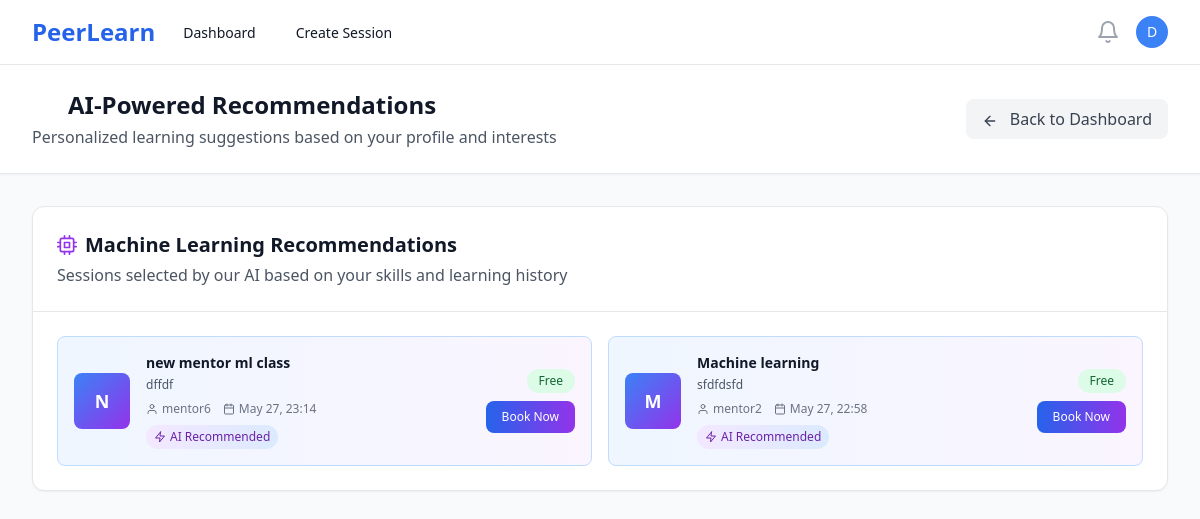
The page /recommendations/ (signed in) on the database its author committed.
### users/models.py (models this page shows, shortened)
class User(AbstractUser):
    ROLE_CHOICES = [
        ('mentor', 'Mentor'),
        ('learner', 'Learner'),
    ]
    id = models.UUIDField(primary_key=True, default=uuid.uuid4, editable=False)
    role = models.CharField(max_length=10, choices=ROLE_CHOICES, default='learner')
    bio = models.TextField(blank=True, null=True)
    skills = models.CharField(max_length=500, blank=True, help_text="Comma-separated skills for recommendation matching")
    interests = models.CharField(max_length=500, blank=True, help_text="Learning interests for AI recommendations")
    domain = models.CharField(max_length=100, blank=True, help_text="Learning domain/field")
    expertise = models.CharField(max_length=100, blank=True, help_text="Primary domain/area of expertise")
    career_goals = models.TextField(blank=True, help_text="Career aspirations for AI guidance")
    profile_image = models.ImageField(upload_to='profiles/', blank=True, null=True)
    password_reset_token = models.CharField(max_length=100, blank=True, null=True)
    password_reset_expires = models.DateTimeField(blank=True, null=True)
    created_at = models.DateTimeField(auto_now_add=True)
    updated_at = models.DateTimeField(auto_now=True)
    @property
    def is_mentor(self):
        return self.role == 'mentor'

### sessions/models.py (models this page shows, shortened)
class Session(models.Model):
    STATUS_CHOICES = [
        ('draft', 'Draft'),
        ('scheduled', 'Scheduled'),
        ('live', 'Live'),
        ('completed', 'Completed'),
        ('cancelled', 'Cancelled'),
    ]
    CATEGORY_CHOICES = [
        ('programming', 'Programming & Development'),
        ('data-science', 'Data Science & Analytics'),
        ('web-development', 'Web Development'),
        ('mobile-development', 'Mobile Development'),
        ('ai-ml', 'AI & Machine Learning'),
        ('design', 'UI/UX Design'),
        ('business', 'Business & Marketing'),
        ('language', 'Language Learning'),
        ('music', 'Music & Arts'),
        ('fitness', 'Health & Fitness'),
        ('other', 'Other'),
    ]
    id = models.UUIDField(primary_key=True, default=uuid.uuid4, editable=False)
    mentor = models.ForeignKey(User, on_delete=models.CASCADE, related_name='mentor_sessions')
    title = models.CharField(max_length=200)
    description = models.TextField()
    thumbnail = models.ImageField(upload_to='session_thumbnails/', blank=True, null=True, help_text="Session cover image")
    category = models.CharField(max_length=50, choices=CATEGORY_CHOICES, blank=True, help_text="Session category for recommendations")
    skills = models.TextField(blank=True, help_text="Comma-separated skills for ML matching")
    price = models.DecimalField(max_digits=8, decimal_places=2, null=True, blank=True, help_text="Price in INR, null for free sessions")
    schedule = models.DateTimeField()
    duration = models.IntegerField(help_text="Duration in minutes")
    max_participants = models.IntegerField(default=10)
    status = models.CharField(max_length=20, choices=STATUS_CHOICES, default='draft')
    created_at = models.DateTimeField(auto_now_add=True)
    updated_at = models.DateTimeField(auto_now=True)
    class Meta:
        ordering = ['-schedule']

### recommendations/views.py (the view)
# urls.py: path('', views.recommendations_page, name='recommendations_page'),
@login_required
def recommendations_page(request):
    try:
        recommended_sessions = get_recommendations_for_user(request.user)
        recommended_mentors = get_mentor_recommendations_for_user(request.user)
    except Exception as e:
        recommended_sessions = Session.objects.filter(
            status='scheduled',
            schedule__gte=timezone.now()
        ).exclude(
            bookings__learner=request.user,
            bookings__status='confirmed'
        ).select_related('mentor')[:8]
        recommended_mentors = []
    from datetime import timedelta
    recent_date = timezone.now() - timedelta(days=7)
    trending_sessions = Session.objects.filter(
        status='scheduled',
        schedule__gte=timezone.now(),
        bookings__created_at__gte=recent_date
    ).exclude(
        bookings__learner=request.user,
        bookings__status='confirmed'
    ).annotate(
        recent_bookings=Count('bookings', filter=Q(bookings__created_at__gte=recent_date))
    ).filter(recent_bookings__gte=1).order_by('-recent_bookings')[:5]
    popular_sessions = Session.objects.filter(
        status='scheduled',
        schedule__gte=timezone.now(),
        popularity__isnull=False
    ).exclude(
        bookings__learner=request.user,
        bookings__status='confirmed'
    ).select_related('popularity', 'mentor').order_by(
        '-popularity__rating_average',
        '-popularity__booking_count'
    )[:5]
    all_sessions = Session.objects.filter(
        status='scheduled',
        schedule__gte=timezone.now()
    ).exclude(
        bookings__learner=request.user,
        bookings__status='confirmed'
    ).select_related('mentor')[:10]
    context = {
        'recommended_sessions': recommended_sessions,
        'recommended_mentors': recommended_mentors,
        'trending_sessions': trending_sessions,
        'popular_sessions': popular_sessions,
        'all_sessions': all_sessions,
        'user_skills': request.user.skills or '',
        'user_expertise': request.user.expertise or ''
    }
    return render(request, 'recommendations/recommendations_page.html', context)

### recommendations/recommendation_engine.py (called while the page is built, shortened)
def get_recommendations_for_user(user):
    engine = RecommendationEngine(user)
    return engine.get_personalized_recommendations()

def get_mentor_recommendations_for_user(user):
    engine = RecommendationEngine(user)
    return engine.get_mentor_recommendations()

    def parse_skills(self, skills_data):
        if isinstance(skills_data, str):
            try:
                skills_data = json.loads(skills_data)
            except:
                skills_data = [s.strip() for s in skills_data.split(',') if s.strip()]
        if isinstance(skills_data, list):
            return [skill.lower().strip() for skill in skills_data if skill]
        return []

    def get_personalized_recommendations(self):
        recommendations = []
        content_based = self.content_based_filtering()
        recommendations.extend(content_based)
        collaborative = self.collaborative_filtering()
        recommendations.extend(collaborative)
        popularity_based = self.popularity_based_filtering()
        recommendations.extend(popularity_based)
        trending = self.get_trending_sessions()
        recommendations.extend(trending)
        unique_sessions = {}
        sorted_recommendations = sorted(
            unique_sessions.values(),
            key=lambda x: x['score'],
            reverse=True
        )
        return [item['session'] for item in sorted_recommendations[:8]]

    def content_based_filtering(self):
        recommendations = []
        all_skills = self.user_skills + self.user_interests
        if not all_skills:
            return recommendations

    def collaborative_filtering(self):
        recommendations = []
        similar_users = User.objects.filter(
            role='learner',
            expertise__isnull=False
        ).exclude(id=self.user.id)
        user_similarities = []
        for other_user in similar_users:
            other_skills = self.parse_skills(other_user.expertise or [])
            similarity = self.calculate_skill_similarity(self.user_skills, other_skills)
            if similarity > 0.3:  # 30% similarity threshold
                user_similarities.append((other_user, similarity))
        return recommendations

### templates/recommendations/recommendations_page.html (shortened to what this page needs)
{% extends 'base.html' %}
{% load static %}
{% block content %}
<div class="min-h-screen bg-gray-50">
    <div class="bg-white shadow-sm border-b">
        <div class="max-w-7xl mx-auto px-4 sm:px-6 lg:px-8 py-6">
            <div class="flex items-center justify-between">
                <div>
                    <h1 class="text-2xl font-bold text-gray-900 flex items-center">
                        <i data-feather="brain" class="h-6 w-6 mr-3 text-blue-600"></i>
                        AI-Powered Recommendations
                    </h1>
                    <p class="text-gray-600 mt-1">Personalized learning suggestions based on your profile and interests</p>
                </div>
                <a href="{% url 'learner_dashboard' %}" class="bg-gray-100 hover:bg-gray-200 text-gray-700 px-4 py-2 rounded-lg transition-colors">
                    <i data-feather="arrow-left" class="h-4 w-4 mr-2 inline"></i>
                    Back to Dashboard
                </a>
            </div>
        </div>
    </div>
    <div class="max-w-7xl mx-auto px-4 sm:px-6 lg:px-8 py-8">
        <div class="bg-white rounded-xl shadow-sm border border-gray-200 mb-8">
            <div class="p-6 border-b border-gray-200">
                <h2 class="text-xl font-semibold text-gray-900 flex items-center">
                    <i data-feather="cpu" class="h-5 w-5 mr-2 text-purple-600"></i>
                    Machine Learning Recommendations
                </h2>
                <p class="text-gray-600 mt-1">Sessions selected by our AI based on your skills and learning history</p>
            </div>
            <div class="p-6">
                {% if recommended_sessions %}
                    <div class="grid grid-cols-1 md:grid-cols-2 gap-4">
                        {% for session in recommended_sessions %}
                        <div class="bg-gradient-to-r from-blue-50 to-purple-50 border border-blue-200 rounded-lg p-4 hover:shadow-md transition-all duration-200">
                            <div class="flex items-center space-x-4">
                                <div class="w-14 h-14 bg-gradient-to-br from-blue-500 to-purple-600 rounded-lg flex items-center justify-center text-white text-lg font-bold flex-shrink-0">
                                    {{ session.title|first|upper }}
                                </div>
                                <div class="flex-1 min-w-0">
                                    <h3 class="font-semibold text-gray-900 text-sm">{{ session.title }}</h3>
                                    <p class="text-xs text-gray-600 mt-1">{{ session.description|truncatewords:12 }}</p>
                                    <div class="flex items-center text-xs text-gray-500 mt-2 space-x-3">
                                        <span class="flex items-center">
                                            <i data-feather="user" class="h-3 w-3 mr-1"></i>
                                            {{ session.mentor.first_name }}
                                        </span>
                                        <span class="flex items-center">
                                            <i data-feather="calendar" class="h-3 w-3 mr-1"></i>
                                            {{ session.schedule|date:"M d, H:i" }}
                                        </span>
                                    </div>
                                    <div class="mt-2">
                                        <span class="inline-flex items-center px-2 py-1 rounded-full text-xs font-medium bg-gradient-to-r from-purple-100 to-blue-100 text-purple-800">
                                            <i data-feather="zap" class="h-3 w-3 mr-1"></i>
                                            AI Recommended
                                        </span>
                                    </div>
                                </div>
                                <div class="flex flex-col items-end space-y-2">
                                    {% if session.price > 0 %}
                                        <span class="bg-blue-100 text-blue-800 px-3 py-1 text-xs font-medium rounded-full">₹{{ session.price }}</span>
                                    {% else %}
                                        <span class="bg-green-100 text-green-800 px-3 py-1 text-xs font-medium rounded-full">Free</span>
                                    {% endif %}
                                    <form method="post" action="{% url 'book_session' session.id %}" class="inline">
                                        <button type="submit" class="bg-gradient-to-r from-blue-600 to-purple-600 hover:from-blue-700 hover:to-purple-700 text-white px-4 py-2 rounded-lg text-xs font-medium transition-all">
                                            Book Now
                                        </button>
                                    </form>
                                </div>
                            </div>
                        </div>
                        {% endfor %}
                    </div>
                {% endif %}
            </div>
        </div>
    </div>
</div>
{% endblock %}

### templates/base.html (shortened to what this page needs)
<!DOCTYPE html>
<html lang="en" class="h-full bg-gray-50">
<head>
    <script src="https://cdn.tailwindcss.com"></script>
</head>
<body class="h-full">
    {% if user.is_authenticated %}
    <nav class="bg-white shadow-sm border-b border-gray-200" x-data="{ mobileMenuOpen: false }">
        <div class="max-w-7xl mx-auto px-4 sm:px-6 lg:px-8">
            <div class="flex justify-between h-16">
                <div class="flex">
                    <div class="flex-shrink-0 flex items-center">
                        <a href="{% url 'landing' %}" class="text-2xl font-bold text-blue-600">PeerLearn</a>
                    </div>
                    <div class="hidden sm:ml-6 sm:flex sm:space-x-8">
                        {% if user.is_mentor %}
                            <a href="{% url 'mentor_dashboard' %}" class="border-transparent text-gray-900 hover:text-blue-600 inline-flex items-center px-1 pt-1 border-b-2 text-sm font-medium">
                                Dashboard
                            </a>
                            <a href="{% url 'create_session' %}" class="border-transparent text-gray-900 hover:text-blue-600 inline-flex items-center px-1 pt-1 border-b-2 text-sm font-medium">
                                Create Session
                            </a>
                        {% endif %}
                    </div>
                </div>
                <div class="hidden sm:ml-6 sm:flex sm:items-center">
                    <button type="button" class="bg-white p-1 rounded-full text-gray-400 hover:text-gray-500 focus:outline-none focus:ring-2 focus:ring-offset-2 focus:ring-blue-500">
                        <i data-feather="bell" class="h-6 w-6"></i>
                    </button>
                    <div class="ml-3 relative" x-data="{ open: false }">
                        <div>
                            <button @click="open = !open" type="button" class="bg-white rounded-full flex text-sm focus:outline-none focus:ring-2 focus:ring-offset-2 focus:ring-blue-500" id="user-menu-button">
                                <div class="h-8 w-8 rounded-full bg-blue-500 flex items-center justify-center">
                                    <span class="text-white text-sm font-medium">{{ user.first_name|first|default:user.username|first }}</span>
                                </div>
                            </button>
                        </div>
                    </div>
                </div>
            </div>
        </div>
    </nav>
    {% endif %}
    <main class="{% if user.is_authenticated %}pt-0{% else %}pt-0{% endif %}">
        {% block content %}{% endblock %}
    </main>
</body>
</html>

### rows shown on the page
User: first_name|first "D"
Session: title|first "N", title "new mentor ml class", description "dffdf", mentor.first_name "mentor6", schedule "May 27, 23:14", shows "Free"
Session: title|first "M", title "Machine learning", description "sfdfdsfd", mentor.first_name "mentor2", schedule "May 27, 22:58", shows "Free"
